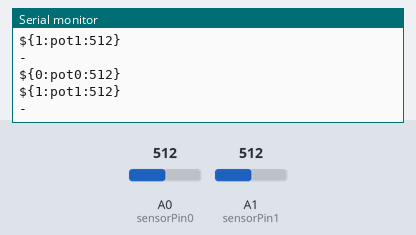
Recording of a sketch running on a simulated Arduino Uno, built with avr-gcc and run on an emulated ATmega328P. Parts: the last lines printed to the serial monitor. The inputs (shaded band) are chosen by the test bench; at power-on: A0 (sensorPin0) = 512, A1 (sensorPin1) = 512.

Above: at 1.2 s.
1.3 s: A0 (sensorPin0) set to 716
At 2.02 s:
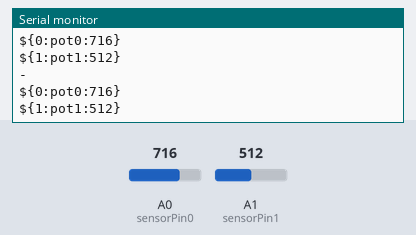
2.8 s: A1 (sensorPin1) set to 716
At 2.83 s:
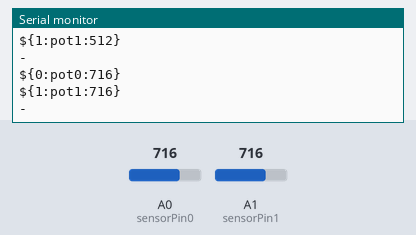
4.3 s: A0 (sensorPin0) set to 900
At 4.34 s:
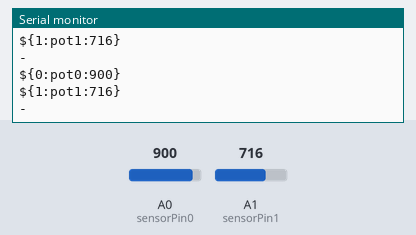
5.8 s: A1 (sensorPin1) set to 900
At 5.85 s:
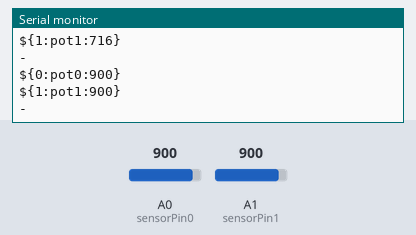
Timing chart, 0 to 8.3 s (numbered marks = the images above; inputs shaded):
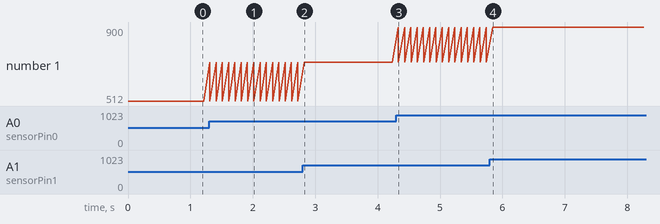

Measured:
- after the input at 1.3 s, the serial monitor: prints a new line at once (image 1)
- after the input at 2.8 s, the serial monitor: prints a new line at once (image 2)
- after the input at 4.3 s, the serial monitor: prints a new line at once (image 3)
- after the input at 5.8 s, the serial monitor: prints a new line at once (image 4)

The sketch:

potentiometer_demo.ino
```cpp
#include <busyboard.h>

int ledPin = 13;     // select the pin for the LED
int sensorPin0 = A0; // select the input pin for the potentiometer
int sensorPin1 = A1;

publishedVar<int> potValue0(0,"pot0"); // default value, name
publishedVar<int> potValue1(0,"pot1");

void commSetup()
{
  Serial.print("${SERIAL");
  Serial.print(potValue0.getIdString());
  Serial.print(potValue1.getIdString());
  Serial.println("}");
}

void setup()
{
  Serial.begin(57600);
  while(!Serial){};
  commSetup();
}

void loop() {
  // read the value from the sensor:
  potValue0 = analogRead(sensorPin0);
  potValue1 = analogRead(sensorPin1);
  Serial.println("-");
  delay(100);
}
```
